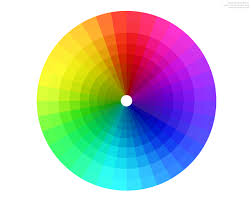
//> input picture Second Day/Convert/testing.jpg, 251 x 201 px
$ ./Canny2   (built with g++ and OpenCV 4)
//> lines starting //> are read from the running program, lines starting //| are printed output that depends on the picture
#include "opencv2/imgproc/imgproc.hpp"
#include "opencv2/highgui/highgui.hpp"
//#include <Windows.h>
#include <iostream>
#include<math.h>
using namespace std;
using namespace cv;
int main()
{
	float i, j, x, y, a, k, z;
	Mat var1 = imread("testing.jpg", 0);
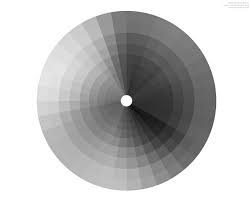
//> var1: 201 rows x 251 cols, CV_8UC1; min 4, max 255, mean 192.7
	namedWindow("window1", WINDOW_AUTOSIZE);
	namedWindow("window2", WINDOW_AUTOSIZE);
	imshow("window1", var1);
	Mat var2(var1.rows, var1.cols, CV_8UC1, Scalar(0));
	Mat var3(var1.rows, var1.cols, CV_8UC1, Scalar(0));

	for (i = 1; i < var1.rows - 1; i++)
	{
		for (j = 1; j < var1.cols - 1; j++)
		{
			var2.at<uchar>(i, j) = ((var1.at<uchar>(i - 1, j) + var1.at<uchar>(i + 1, j) + var1.at<uchar>(i, j - 1) + var1.at<uchar>(i, j + 1)) * 2 + (var1.at<uchar>(i - 1, j - 1) + var1.at<uchar>(i - 1, j + 1) + var1.at<uchar>(i + 1, j - 1) + var1.at<uchar>(i + 1, j + 1)) + var1.at<uchar>(i, j) * 4) / 16;
		}
	}
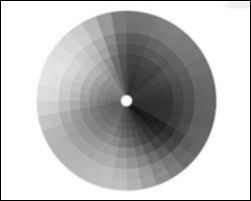
//> var2: 201 rows x 251 cols, CV_8UC1; min 0, max 255, mean 187.9

	for (i = 1; i < var1.rows - 1; i++)
	{
		for (j = 1; j < var1.cols - 1; j++)
		{
			x = (var2.at<uchar>(i - 1, j - 1) * (-1) + var2.at<uchar>(i - 1, j + 1) * 1 + var2.at<uchar>(i, j - 1) * (-2) + var2.at<uchar>(i, j + 1) * 2 + var2.at<uchar>(i + 1, j - 1) * (-1) + var2.at<uchar>(i + 1, j + 1) * 1);
			y = (var2.at<uchar>(i - 1, j - 1) * (1) + var2.at<uchar>(i - 1, j) * (2) + var2.at<uchar>(i - 1, j + 1) * (1) + var2.at<uchar>(i + 1, j - 1) * (-1) + var2.at<uchar>(i + 1, j) * (-2) + var2.at<uchar>(i + 1, j + 1) * (-1));
			if (x == 0) k = 90;
			else
			{
				k = atan(y / x);
				k = 180 * k / 3.14 + 90;
			}
			z = sqrt(x*x + y*y);

			if (k >= 0 && k < 22.5)
			{
				if (z > var2.at<uchar>(i, j - 1) && z>var2.at<uchar>(i, j + 1))
					var3.at<uchar>(i, j) = 255;
				else
					var3.at<uchar>(i, j) = 0;

			}
			if (k >= 22.5 && k < 67.5)
			{
				if (z > var2.at<uchar>(i - 1, j + 1) && z>var2.at<uchar>(i + 1, j - 1))
					var3.at<uchar>(i, j) = 255;
				else
					var3.at<uchar>(i, j) = 0;
			}
			if (k >= 67.5 && k < 112.5)
			{
				if (z > var2.at<uchar>(i - 1, j) && z>var2.at<uchar>(i + 1, j))
					var3.at<uchar>(i, j) = 255;
				else
					var3.at<uchar>(i, j) = 0;

			}
			if (k >= 122.5 && k <= 180)
			{
				if (z > var2.at<uchar>(i - 1, j - 1) && z>var2.at<uchar>(i + 1, j + 1))
					var3.at<uchar>(i, j) = 255;
				else
					var3.at<uchar>(i, j) = 0;
			}

		}
	}
//> this loop made 199 passes
//> (x, y, k, z) on passes 1 to 3: (-746, -750, 135.2, 1057.8), (-986, 10, 89.42, 986.1), (-977, 7, 89.59, 977)
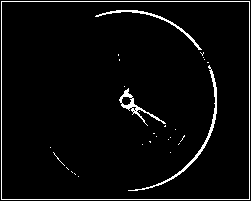
//> var3: 201 rows x 251 cols, CV_8UC1; 3.9% white in thin lines or dots
//> after the loop, x = -765; y = 765; k = 44.98; z = 1081.9
	imshow("windows2", var3);
	waitKey(0);
	return 0;


}
